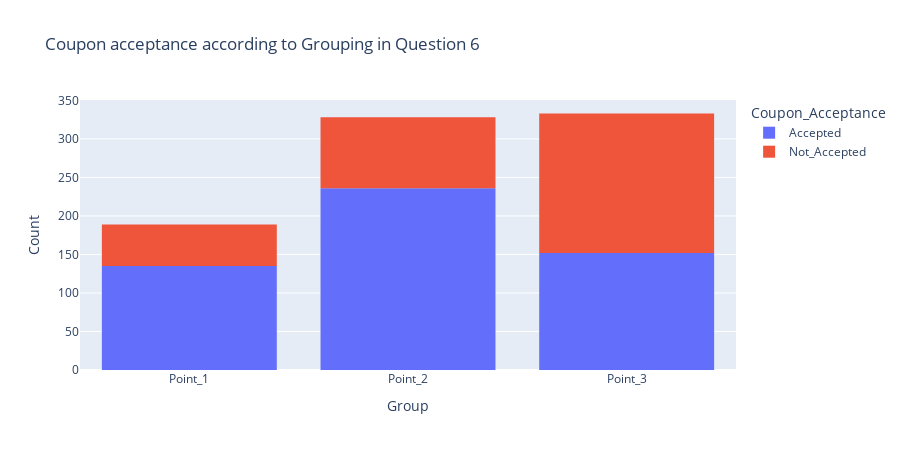

Notebook source saved alongside this figure:
### Code cell
#Compare each group/point with the leftover data points
#Define the groups
data_bar_MoreOne_wPassanger_NotWid['Group']=data_bar_MoreOne_wPassanger_NotWid.apply(lambda x:'Point_1', axis = 1)
data_bar_MoreOne_b30['Group']=data_bar_MoreOne_b30.apply(lambda x:'Point_2', axis = 1)
data_rest_MoreOne_w50k['Group']=data_rest_MoreOne_w50k.apply(lambda x:'Point_3', axis = 1)

#We will incrementally merge each dataframe to detect rows that are present in many df
df_point_1_2 = data_bar_MoreOne_wPassanger_NotWid.merge(data_bar_MoreOne_b30, how='outer', indicator = True)
df_point_1_2.loc[(df_point_1_2._merge == 'both'), 'Group'] = 'Point_1_2'
df_point_1_2 = df_point_1_2.drop(['_merge'], axis=1)

df_point_1_2_3 = df_point_1_2.merge(data_rest_MoreOne_w50k, how='outer', indicator = True)
df_point_1_2_3.loc[(df_point_1_2_3._merge == 'both'), 'Group'] = 'Point_1_2_3'
df_point_1_2_3 = df_point_1_2_3.drop(['_merge'], axis=1)
print(df_point_1_2_3['Group'].unique())

#illustrate the acceptance amongst point groups
fig_Points = px.histogram(df_point_1_2_3, x ='Group',color='Coupon_Acceptance', 
                       title = 'Coupon acceptance according to Grouping in Question 6',
                      width = 900, height = 450)

fig_Points.update_layout(
    xaxis_title='Group',
    yaxis_title= 'Count')

### Figure 1 — Plotly figure (JSON) as saved in the notebook; plotly's stock layout.template omitted (floating-point values rounded to 4 significant figures; data arrays with more than 128 entries replaced by an {"elided": "..."} marker saying what was removed)
{"data": [{"alignmentgroup": "True", "bingroup": "x", "hovertemplate": "Coupon_Acceptance=Accepted<br>Group=%{x}<br>count=%{y}<extra></extra>", "legendgroup": "Accepted", "marker": {"color": "#636efa", "pattern": {"shape": ""}}, "name": "Accepted", "offsetgroup": "Accepted", "orientation": "v", "showlegend": true, "type": "histogram", "x": {"elided": "523 str values"}, "xaxis": "x", "yaxis": "y"}, {"alignmentgroup": "True", "bingroup": "x", "hovertemplate": "Coupon_Acceptance=Not_Accepted<br>Group=%{x}<br>count=%{y}<extra></extra>", "legendgroup": "Not_Accepted", "marker": {"color": "#EF553B", "pattern": {"shape": ""}}, "name": "Not_Accepted", "offsetgroup": "Not_Accepted", "orientation": "v", "showlegend": true, "type": "histogram", "x": {"elided": "327 str values"}, "xaxis": "x", "yaxis": "y"}], "layout": {"barmode": "relative", "height": 450, "legend": {"title": {"text": "Coupon_Acceptance"}, "tracegroupgap": 0}, "title": {"text": "Coupon acceptance according to Grouping in Question 6"}, "width": 900, "xaxis": {"anchor": "y", "domain": [0, 1], "title": {"text": "Group"}}, "yaxis": {"anchor": "x", "domain": [0, 1], "title": {"text": "Count"}}}}
